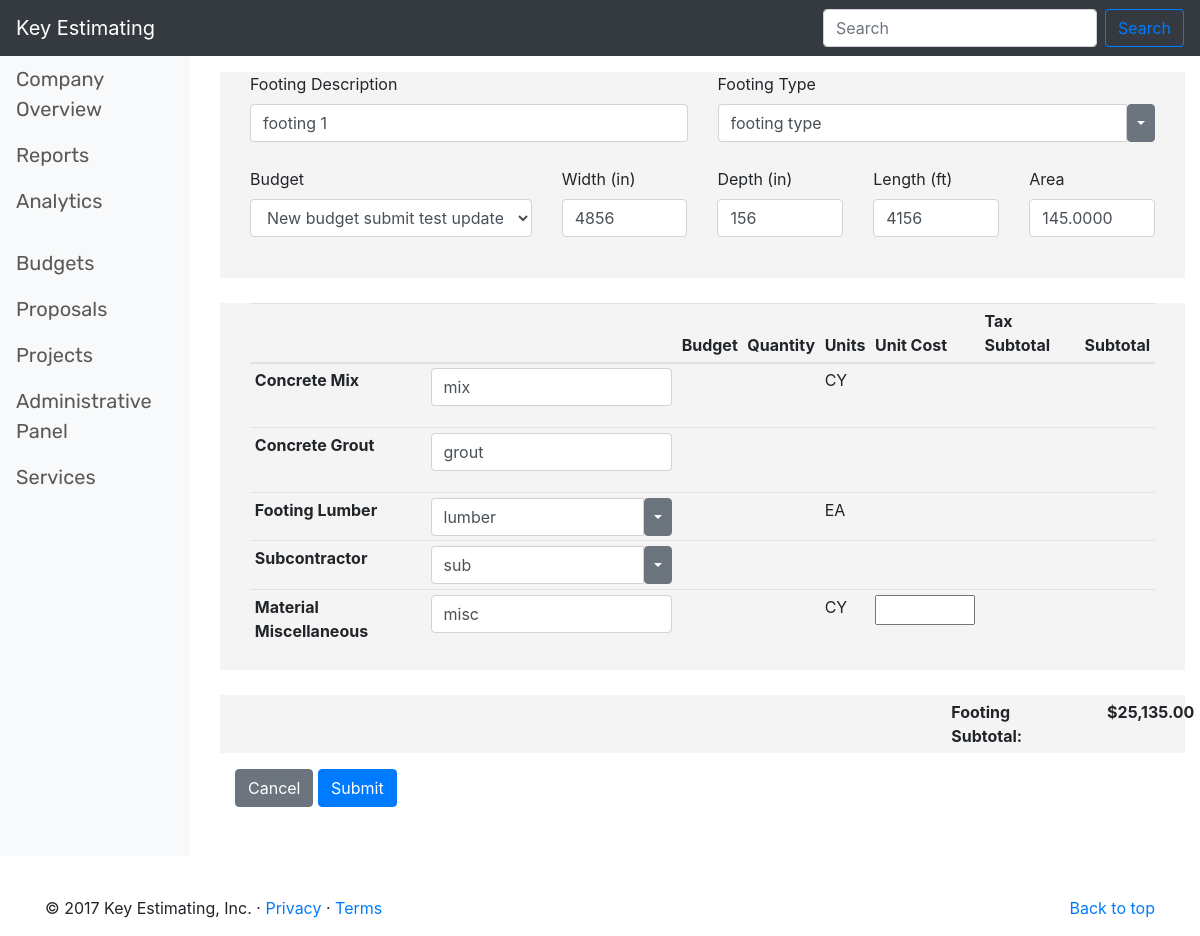
The page /templates/footing/edit/2 on the database its author committed.
### WebApp/models.py (models this page shows, shortened)
class footings(models.Model):
    budget_id = models.ForeignKey(openBudgets, on_delete = models.CASCADE)
    footing_description = models.CharField(max_length = 255, unique = False)
    footing_type = models.CharField(max_length = 255, unique = False)
    footing_width = models.PositiveSmallIntegerField() #width in inches
    footing_depth = models.PositiveSmallIntegerField() #width in inches
    footing_length = models.PositiveSmallIntegerField() #width in feet
    footing_area = models.DecimalField(max_digits = 15, decimal_places = 4)
    footing_concrete_mix = models.CharField(max_length = 255, unique = False) #will eventually be a selection list populated from another table
    footing_concrete_grout = models.CharField(max_length = 255, unique = False) #will eventually be a selection list populated from another table
    footing_lumber = models.CharField(max_length = 255, unique = False) #will eventually be a selection list populated by another table
    footing_misc_materials = models.CharField(max_length = 255, unique = False) #will eventually be selection list populated by another table
    footing_subcontractor = models.CharField(max_length = 255, unique = False)
    class Meta:
        ordering = ['id']

### WebApp/views.py (the view)
# urls.py: url(r'^footing/edit/(?P<pk>\d+)$', views.footing_update, name='footing_edit'),
def footing_update(request, pk):
    footing = get_object_or_404(footings, pk = pk)
    form = NewFootingForm(request.POST or None, instance = footing)
    if form.is_valid():
        form.clean()
        form.save(commit=True)
        return redirect('new_budget_footings')
    return render(request, 'new_budget_insert_footing.html', {'form':form})

### WebApp/models.py (called while the page is built)
    def __str__(self):
        return self.project_name

### WebApp/templates/new_budget_insert_footing.html (shortened to what this page needs)
{% extends 'base.html' %}
{% block content %}
    <main role="main" class="col-sm-9 ml-sm-auto col-md-10 pt-3">
        <form action="" method="post">
            <div class="col-lg-12 insert_footing_styling">
                <div class= "col-lg-12 footings_update_form_box">
                    <div class="col-lg-6 input_test">
                        <label for="footing_description">Footing Description</label>
                        <div class="">
                            {{ form.footing_description }}
                        </div>
                    </div>
                    <div class="col-lg-6 input_test">
                        <label for="footing_description">Footing Type</label>
                        <div class="">
                            <div class="input-group">
                                {{ form.footing_type }}
                                <div class="input-group-btn">
                                    <button type="button" class="btn btn-secondary dropdown-toggle dropdown-toggle-split" data-toggle="dropdown" aria-haspopup="true" aria-expanded="false">
                                    </button>
                                </div>
                            </div>
                        </div>
                    </div>
                </div>
                <div class= "col-lg-12 footing-dimensions">
                    <div class="col-lg-4">
                        <label for="budget">Budget</label>
                        <div class="form-group">
                            {{ form.budget_id }}
                        </div>
                    </div>
                    <div class="col-lg-2">
                        <label for="footing-width">Width (in)</label>
                        <div class="form-group">
                            {{ form.footing_width }}
                        </div>
                    </div>
                    <div class="col-lg-2">
                        <label for="footing-width">Depth (in)</label>
                        <div class="form-group">
                            {{ form.footing_depth }}
                        </div>
                    </div>
                    <div class="col-lg-2">
                        <label for="footing-width">Length (ft)</label>
                        <div class="form-group">
                            {{ form.footing_length }}
                        </div>
                    </div>
                    <div class="col-lg-2">
                        <label for="footing-width">Area</label>
                        <div class="form-group">
                            {{ form.footing_area }}
                        </div>
                    </div>
                </div>
                <div class= "col-lg-12 footing-dimensions-botLeft">
                    <div class="col-lg-12 label_footing_input">
                        <table class="table table-sm">
                            <thead>
                            <tr>
                                <th scope="col"></th>
                                <th scope="col"></th>
                                <th scope="col">Budget</th>
                                <th scope="col">Quantity</th>
                                <th scope="col">Units</th>
                                <th scope="col">Unit Cost</th>
                                <th scope="col">Tax Subtotal</th>
                                <th scope="col">Subtotal</th>
                            </tr>
                            </thead>
                            <tbody>
                            <tr>
                                <th scope="row">Concrete Mix</th>
                                <td>
                                    <div class="form-group">
                                        {{ form.footing_concrete_mix }}
                                    </div>
                                </td>
                                <td></td>
                                <td></td>
                                <td>CY</td>
                                <td></td>
                                <td></td>
                                <td></td>
                            </tr>
                            <tr>
                                <th scope="row">Concrete Grout</th>
                                <td>
                                    <div class="form-group">
                                        {{ form.footing_concrete_grout }}
                                    </div>
                                </td>
                                <td></td>
                                <td></td>
                                <td></td>
                                <td></td>
                                <td></td>
                                <td></td>
                            </tr>
                            <tr>
                                <th scope="row">Footing Lumber</th>
                                <td>
                                    <div class="input-group">
                                        {{ form.footing_lumber }}
                                        <div class="input-group-btn">
                                            <button type="button" class="btn btn-secondary dropdown-toggle dropdown-toggle-split" data-toggle="dropdown" aria-haspopup="true" aria-expanded="false">
                                            </button>
                                        </div>
                                    </div>
                                </td>
                                <td></td>
                                <td></td>
                                <td>EA</td>
                                <td></td>
                                <td></td>
                                <td></td>
                            </tr>
                            <tr>
                                <th scope="row">Subcontractor</th>
                                <td>
                                    <div class="input-group">
                                        {{ form.footing_subcontractor }}
                                        <div class="input-group-btn">
                                            <button type="button" class="btn btn-secondary dropdown-toggle dropdown-toggle-split" data-toggle="dropdown" aria-haspopup="true" aria-expanded="false">
                                            </button>
                                        </div>
                                    </div>
                                </td>
                                <td></td>
                                <td></td>
                                <td></td>
                                <td></td>
                                <td></td>
                                <td></td>
                            </tr>
                            <tr>
                                <th scope="row">Material Miscellaneous</th>
                                <td>
                                    <div class="form-group">
                                        {{ form.footing_misc_materials }}
                                    </div>
                                </td>
                                <td></td>
                                <td></td>
                                <td>CY</td>
                                <td><input type="text" style="width: 100px;"></td>
                                <td></td>
                                <td></td>
                            </tr>
                            </tbody>
                        </table>
                    </div>
                </div>
                <div class= "col-lg-12 footing-dimensions-botLeft">
                    <div class="col-lg-9 add_padding"></div>
                    <div class="col-lg-2 add_padding">
                        <b>Footing Subtotal:</b>
                    </div>
                    <div class="col-lg-1 add_padding">
                        <b>$25,135.00</b>
                    </div>
                </div>
                <div class="col-lg-12 insert_footing_buttons">
                    <a href={% url 'new_budget_footings' %}<button type="button" class="btn btn-secondary">Cancel</a>
                    <input type="submit" class="btn btn-primary" value="Submit">
                </div>
            </div>
        </form>
    </main>
{% endblock %}

### WebApp/static/css/style.css (style rules this page uses)
.insert_footing_styling { height: 100vh; }
.footings_update_form_box { background-color: #F4F4F4; display: inline-flex; }
.input_test { background-color: #F4F4F4; padding-bottom: 25px; }
.footing-dimensions { background-color: #F4F4F4; display: inline-flex; padding-bottom: 25px; }
.footing-dimensions-botLeft { background-color: #F4F4F4; display: inline-flex; margin-top: 25px; }
.label_footing_input { display: inline-flex; }
.insert_footing_buttons { float: right; margin-top: 10px; }
.add_padding { padding-top: 5px; padding-bottom: 5px; }

### rows shown on the page
footings: footing_description "footing 1", footing_type "footing type", budget_id "New budget submit test update", footing_width "4856", footing_depth "156", footing_length "4156", footing_area "145.0000", footing_concrete_mix "mix", footing_concrete_grout "grout", footing_lumber "lumber", footing_subcontractor "sub", footing_misc_materials "misc"
